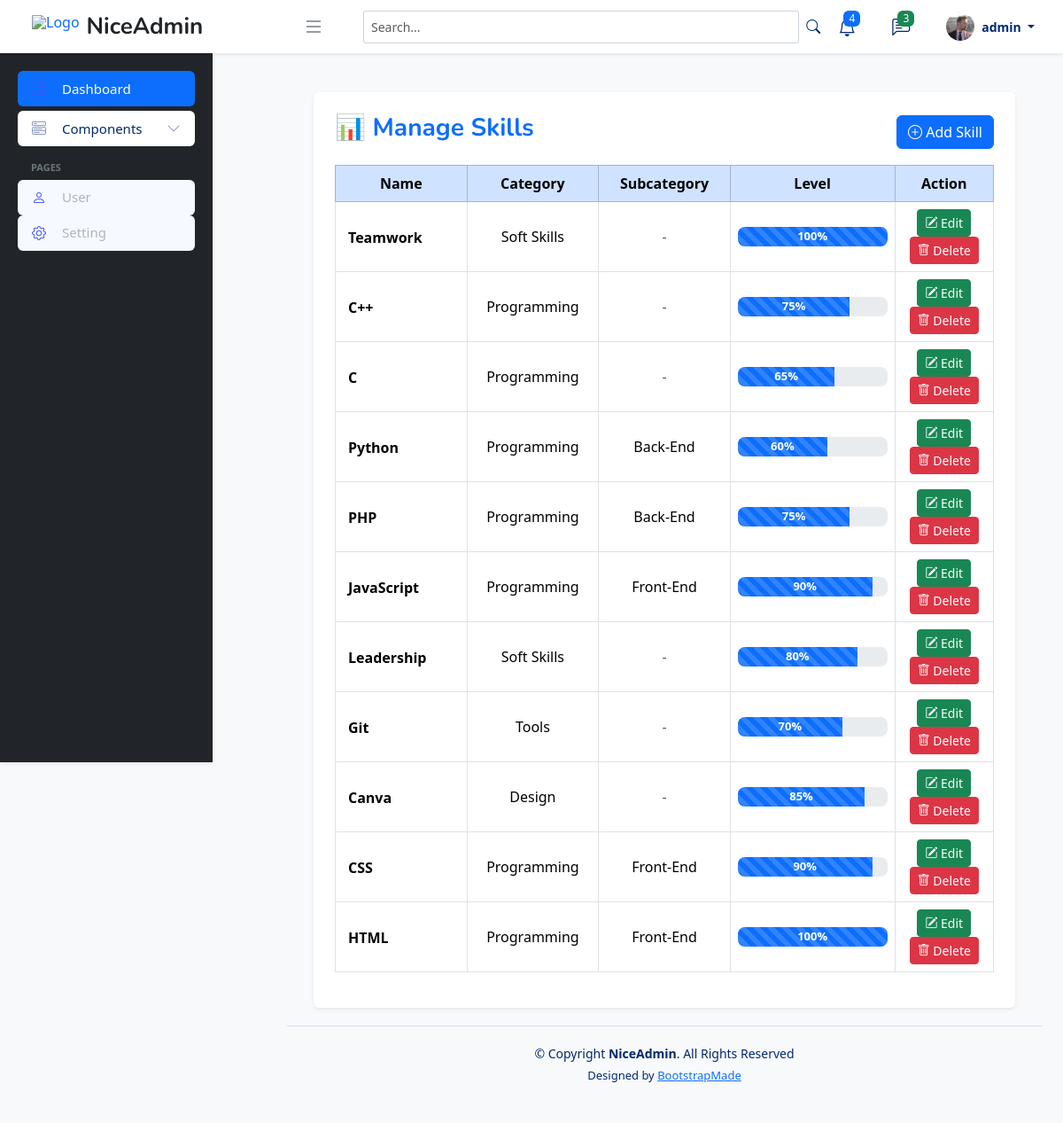
The app's page /admin/home.php?page=skills (signed in) with its own data.
### tables this page shows
CREATE TABLE `skills` (
  `id` int(11) NOT NULL,
  `name` varchar(100) DEFAULT NULL,
  `category` varchar(100) NOT NULL,
  `percentage` int(11) DEFAULT NULL,
  `subcategory` varchar(100) DEFAULT NULL
);

### admin/content/skills.php (the view, shortened to what this page needs)
<?php
include 'koneksi.php';
$skills = mysqli_query($koneksi, "SELECT * FROM skills ORDER BY id DESC");
?>
<!DOCTYPE html>
<html lang="en">
<head>
    <link href="https://cdn.jsdelivr.net/npm/bootstrap@5.3.2/dist/css/bootstrap.min.css" rel="stylesheet">
    <link rel="stylesheet" href="https://cdnjs.cloudflare.com/ajax/libs/font-awesome/6.5.0/css/all.min.css">
</head>
<body class="p-4">
    <div class="container bg-white p-4 rounded shadow-sm">
        <div class="page-header mb-3">
            <h3 class="fw-bold text-primary">📊 Manage Skills</h3>
            <a href="?page=tambah-skills" class="btn btn-primary">
                <i class="bi bi-plus-circle"></i> Add Skill
            </a>
        </div>
        <div class="table-responsive">
            <table class="table table-hover table-bordered align-middle">
                <thead class="table-primary">
                    <tr>
                        <th width="20%">Name</th>
                        <th width="20%">Category</th>
                        <th width="20%">Subcategory</th>
                        <th width="25%">Level</th>
                        <th width="15%">Action</th>
                    </tr>
                </thead>
                <tbody>
                    <?php if (mysqli_num_rows($skills) > 0): ?>
                        <?php while ($row = mysqli_fetch_assoc($skills)): ?>
                            <tr>
                                <td class="fw-semibold text-start">
                                    <?= htmlspecialchars($row['name']) ?>
                                </td>
                                <td><?= htmlspecialchars($row['category']) ?></td>
                                <td><?= $row['subcategory'] ? htmlspecialchars($row['subcategory']) : '<span class="text-muted">-</span>' ?>
                                </td>
                                <td>
                                    <div class="progress">
                                        <div class="progress-bar progress-bar-striped progress-bar-animated" role="progressbar"
                                            style="width: <?= intval($row['percentage']) ?>%">
                                            <?= intval($row['percentage']) ?>%
                                        </div>
                                    </div>
                                </td>
                                <td>
                                    <a href="?page=tambah-skills&edit=<?= intval($row['id']) ?>" class="btn btn-sm btn-success">
                                        <i class="bi bi-pencil-square"></i> Edit
                                    </a>
                                    <a href="?page=skills&delete=<?= intval($row['id']) ?>" onclick="return confirm('Hapus skill ini?')"
                                        class="btn btn-sm btn-danger">
                                        <i class="bi bi-trash"></i> Delete
                                    </a>
                                </td>
                            </tr>
                        <?php endwhile; ?>
                    <?php else: ?>
                        <tr>
                            <td colspan="5" class="text-center text-muted">Belum ada data skill</td>
                        </tr>
                    <?php endif; ?>
                </tbody>
            </table>
        </div>
    </div>
    <link rel="stylesheet" href="https://cdn.jsdelivr.net/npm/bootstrap-icons@1.11.1/font/bootstrap-icons.css">
</body>
</html>

### admin/assets/css/style.css (style rules this page uses)
:root { scroll-behavior: smooth; }
body { font-family: "Open Sans", sans-serif; background: #f6f9ff; color: #444444; }
a { color: #4154f1; text-decoration: none; }
h1, h2, h3, h4, h5, h6 { font-family: "Nunito", sans-serif; }

### admin/content/skills.php (style rules this page uses)
body { background-color: #f8f9fa; }
.page-header { display: flex; justify-content: space-between; align-items: center; }
.progress { height: 22px; border-radius: 8px; }
.progress-bar { font-weight: bold; font-size: 13px; }
table th, table td { vertical-align: middle; text-align: center; }

### records on screen
skills: name "Teamwork", category "Soft Skills", percentage "100"
skills: name "C++", category "Programming", percentage "75"
skills: name "C", category "Programming", percentage "65"
skills: name "Python", category "Programming", subcategory "Back-End", percentage "60"
skills: name "PHP", category "Programming", subcategory "Back-End", percentage "75"
skills: name "JavaScript", category "Programming", subcategory "Front-End", percentage "90"
skills: name "Leadership", category "Soft Skills", percentage "80"
skills: name "Git", category "Tools", percentage "70"
skills: name "Canva", category "Design", percentage "85"
skills: name "CSS", category "Programming", subcategory "Front-End", percentage "90"
skills: name "HTML", category "Programming", subcategory "Front-End", percentage "100"

### other values on screen
$_SESSION['NAME'] "admin"
